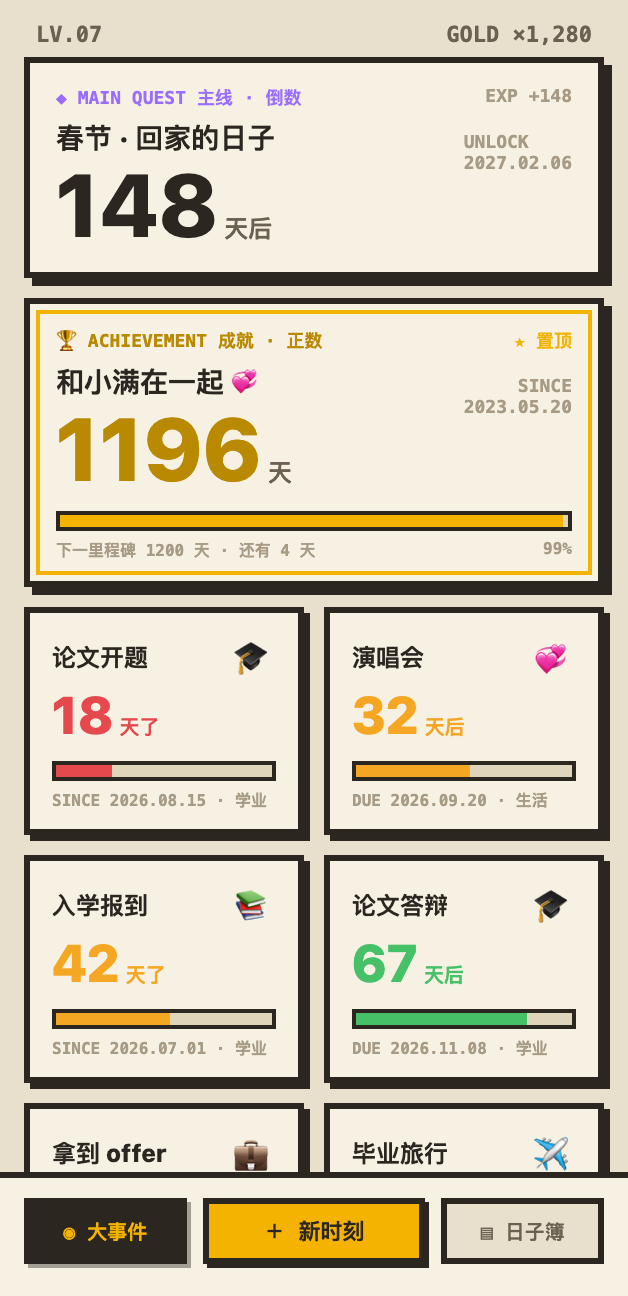
#> input picture docs/design/visual/screen-01-home/design-original.png, 628 x 1296 px
$ python _measure.py
#> lines starting #> are read from the running program, lines starting #| are printed output that depends on the picture; after the words box and inside, x2 and y2 are one past the last pixel; in counts of white or black regions, pixels touching at a corner belong together
#!/usr/bin/env python3
"""量测第 ① 屏卡片几何：沿卡片左侧墨线扫描得到每张卡的外框高度（不含硬影）。

单位：2x 设备像素（÷2 = 逻辑 px / dp）。
"""
from __future__ import annotations
import sys
from pathlib import Path

import numpy as np
from PIL import Image

HERE = Path(__file__).resolve().parent
BG = np.array([232, 224, 204])
INK = np.array([43, 38, 32])


def load(name):
#> called with name = 'design-original.png'
    return np.asarray(Image.open(HERE / name).convert("RGB")).astype(np.int16)


def ink_runs(mask, bridge=2, min_len=20):
    idx = np.flatnonzero(mask)
    if len(idx) == 0:
        return []
    out, start, prev = [], idx[0], idx[0]
    for i in idx[1:]:
        if i - prev <= bridge + 1:
            prev = i
        else:
            out.append((start, prev))
            start = prev = i
    out.append((start, prev))
    return [(s, e, e - s + 1) for s, e in out if e - s + 1 >= min_len]


def report(name):
    a = load(name)
    H, W, _ = a.shape
#> H = 1296; W = 628
    ink = np.abs(a - INK).max(axis=-1) <= 40
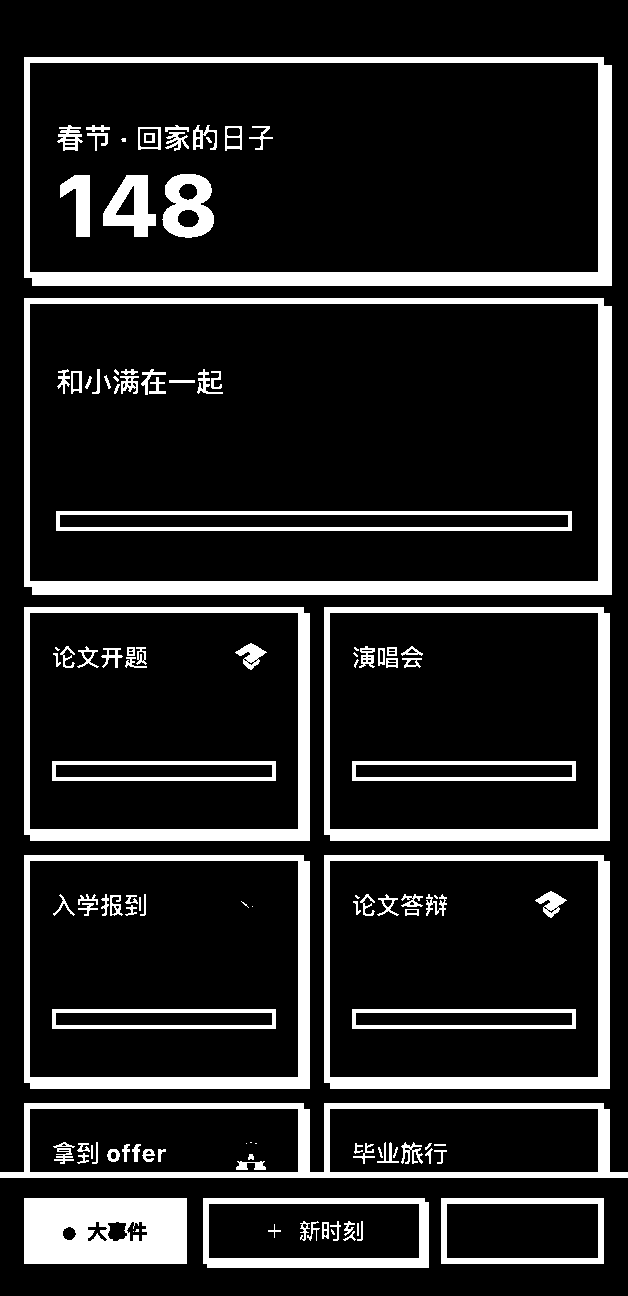
#> ink: shape (1296, 628) bool; 14.9% white; 120 white regions (17 under 20 px), largest, box (x1, y1, x2, y2) and area: (24, 298, 612, 595) 17172, (24, 57, 612, 286) 15812, (24, 1198, 187, 1264) 9994
    print(f"\n===== {name}  {W}x{H}（2x）=====")
#| ===== design-original.png  628x1296（2x）=====
    for x in (26, 326):
        print(f"  卡片左墨线 x={x}（高度=外框，不含硬影）:")
        for s, e, h in ink_runs(ink[:, x]):
            print(f"     y {s:5d} → {e:5d}   高 {h:5d}px = {h/2:7.1f} 逻辑")
    # 卡片左右边界：取每张卡中部的一行
    for y in (150, 420, 680, 950, 1200):
        rr = ink_runs(ink[y, :], bridge=2, min_len=2)
        print(f"  横切 y={y}: " + ", ".join(f"[{s}→{e}]" for s, e, _ in rr[:12]))
#> this loop made 5 passes
#> rr on passes 2 to 5: [(24, 29, 6), (598, 611, 14)], [(24, 29, 6), (298, 309, 12), (324, 329, 6), (598, 609, 12)], [(24, 29, 6), (298, 309, 12), (324, 329, 6), (598, 609, 12)], [(24, 186, 163), (203, 424, 222), (441, 603, 163)]
#|   横切 y=150: [24→29], [63→64], [75→77], [95→96], [174→175], [225→226], [598→611]
#|   横切 y=420: [24→29], [598→611]
#|   横切 y=680: [24→29], [298→309], [324→329], [598→609]
#|   横切 y=950: [24→29], [298→309], [324→329], [598→609]
#|   横切 y=1200: [24→186], [203→424], [441→603]


for n in sys.argv[1:] or ["design-original.png", "current-implementation.png"]:
    report(n)
#> pass 2 of the loop `for n in sys.argv[1:] or ["design-original.png", "current-implementati..`:
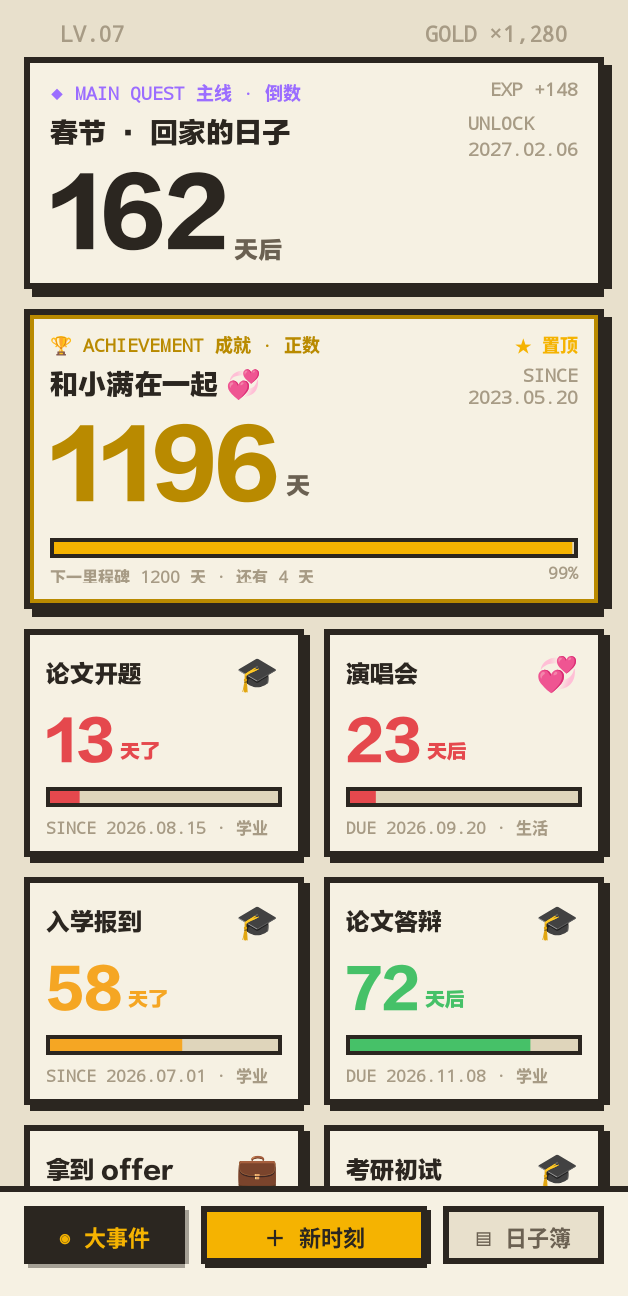
#> input picture docs/design/visual/screen-01-home/current-implementation.png, 628 x 1296 px
#> in report (call 2), `ink = np.abs(a - INK).max(axis=-1) <= 40`:
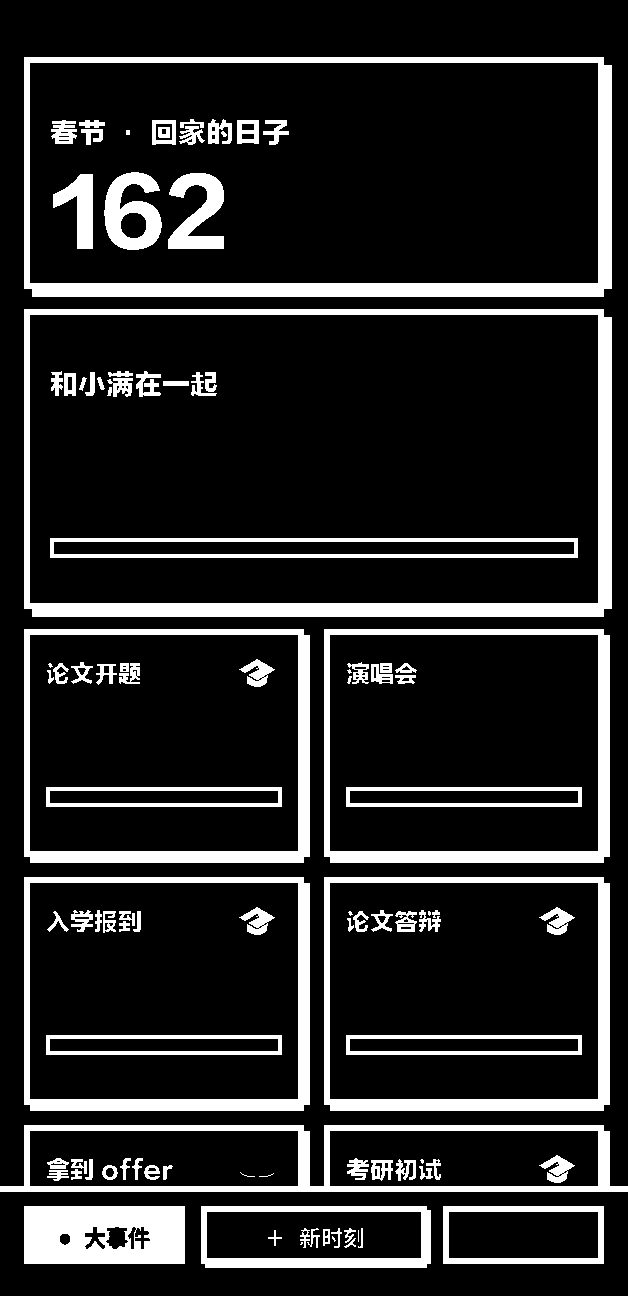
#> ink: shape (1296, 628) bool; 15.4% white; 104 white regions (10 under 20 px), largest, box (x1, y1, x2, y2) and area: (24, 309, 612, 617) 17328, (24, 57, 612, 297) 15968, (0, 1125, 628, 1192) 9108
#| ===== current-implementation.png  628x1296（2x）=====
#> the loop in report (call 2), `for y in (150, 420, 680, 950, 1200):` made 5 passes
#> (printed output is left out)
